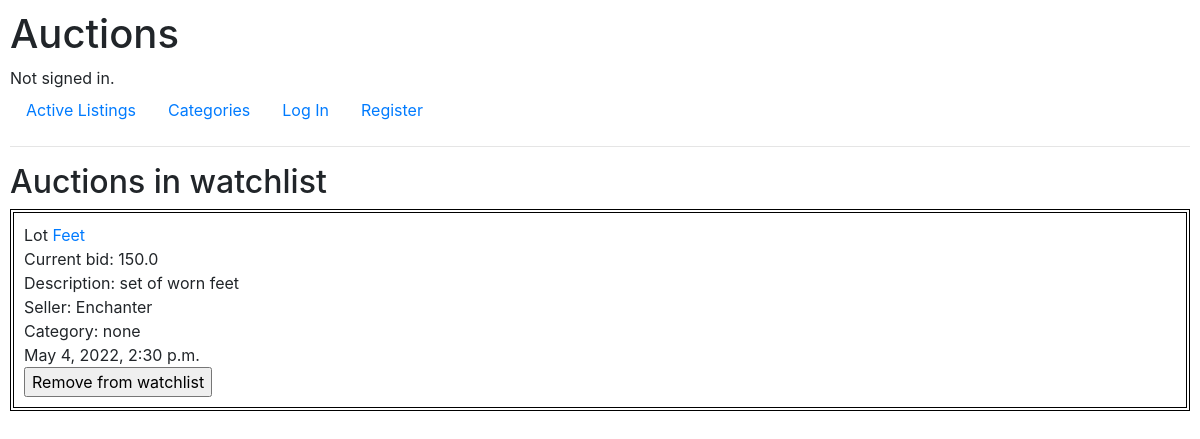
Page /watchlist?user_id=1 on the committed database.
### auctions/models.py (models this page shows, shortened)
class Watchlists(models.Model):
    watcher = models.ForeignKey(User, on_delete=models.CASCADE, related_name="watchers")
    auction = models.ForeignKey(Auction, on_delete=models.CASCADE, related_name="watched_auctions")
    class Meta:
        unique_together = ["watcher", "auction"]

class Auction(models.Model):
    title = models.CharField(max_length=32)
    watchlist = models.CharField(max_length=128, default=0)
    seller = models.ForeignKey(User, on_delete=models.CASCADE, related_name="sellers")
    price = models.FloatField()
    category = models.CharField(max_length=32, blank=True)
    description = models.CharField(max_length=128)
    url_link = models.CharField(max_length=64, blank=True)
    post_date = models.DateTimeField()
    state_choices = [('Open', 'Open'), ('Closed', 'Closed')]
    state = models.CharField(
        max_length=6,
        choices=state_choices,
        default='Open',
    )

class User(AbstractUser):
    pass

### auctions/views.py (the view)
# urls.py: path("watchlist", views.watchlist, name="watchlist"),
def watchlist(request):
    if 'rm_watch' in request.POST:
        Watchlists.objects.filter(id=request.POST["watchlist_id"]).delete()
    return render(request, "auctions/watchlist.html", {
        "watchlists": Watchlists.objects.select_related().filter(watcher=request.GET["user_id"])
    })

### auctions/templates/auctions/watchlist.html (shortened to what this page needs)
{% extends "auctions/layout.html" %}
{% block body %}
    <h2>Auctions in watchlist</h2>
    {% for watchlist in watchlists %}
            <div class="brd">
                    Lot <a href="{% url 'listing'%}?id={{watchlist.auction.id}}"> {{ watchlist.auction.title }} </a> <br>
                    Current bid: {{ watchlist.auction.price }} <br>
                    Description: {{ watchlist.auction.description }} <br>
                    Seller: {{ watchlist.auction.seller }} <br>
                    {% if watchlist.auction.category %}
                    Category: {{ watchlist.auction.category }} <br>
                    {% endif %}
                    {{ watchlist.auction.post_date}} <br>
                <form method="post">
                    <input type="submit" name="rm_watch" value="Remove from watchlist"><br>
                </form>
            </div>
    {% endfor %}
{% endblock %}

### auctions/static/auctions/styles.css (style rules this page uses)
body { padding: 10px; }

### auctions/templates/auctions/watchlist.html (style rules this page uses)
.brd { border: 4px double black; padding: 10px; }

### rows in the picture
Watchlists: auction "Feet", auction.price "150.0", auction.description "set of worn feet", auction.seller "Enchanter", auction.category "none", auction.post_date "May 4, 2022, 2:30 p.m."
